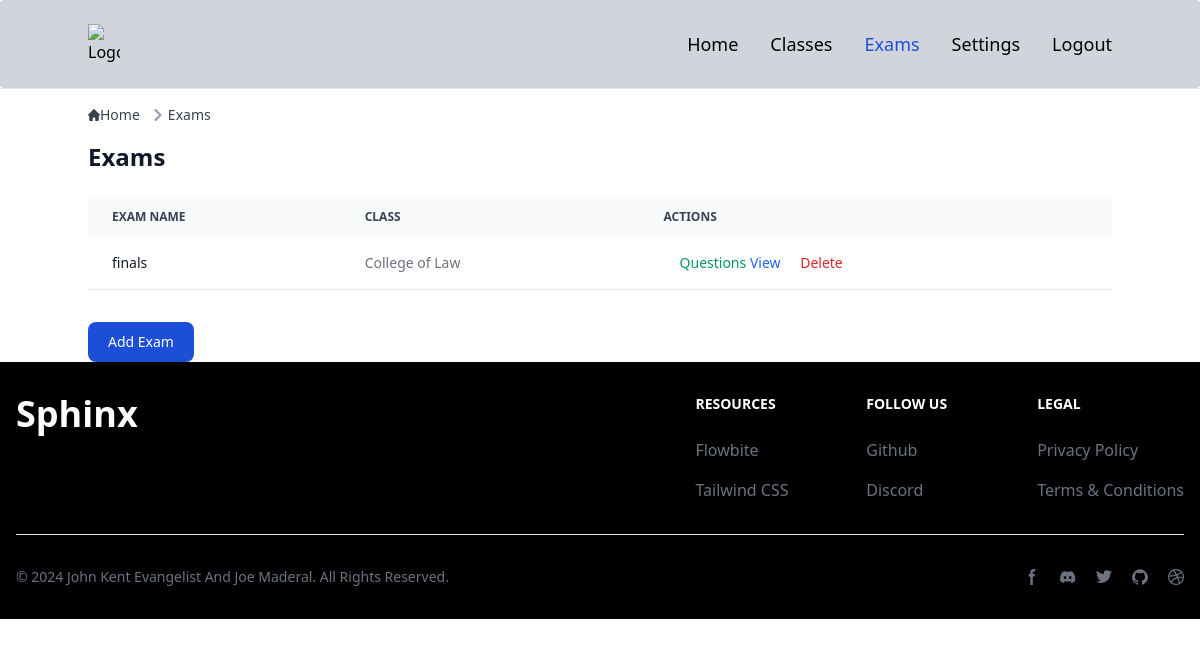
Page /exams/ (signed in) on the earlier database version.
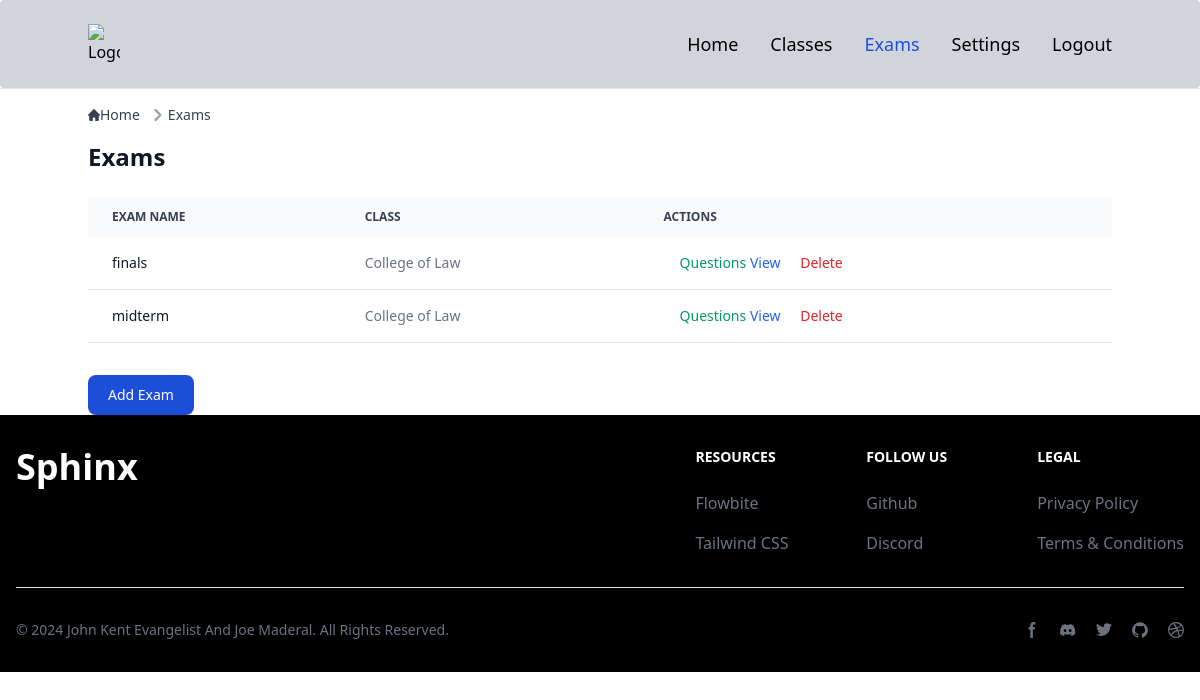
Same page on the later database version.
### smartscoreapp/models.py (models this page shows, shortened)
class Exam(models.Model):
    name = models.CharField(max_length=100)
    class_assigned = models.ForeignKey(Class, related_name='exams', on_delete=models.CASCADE)
    date = models.DateField()
    exam_id = models.CharField(max_length=50, unique=True)  # Unique identifier for each exam set

class Class(models.Model):
    name = models.CharField(max_length=100)
    description = models.TextField(blank=True)
    user = models.ForeignKey(settings.AUTH_USER_MODEL, on_delete=models.CASCADE)

### smartscoreapp/views.py (the view)
# urls.py: path('exams/', exams_view, name='exams'),
@login_required
def exams_view(request):
    user_instance = request.user
    if request.method == 'POST':
        form = ExamForm(request.POST, user=user_instance)
        if form.is_valid():
            new_exam = form.save(commit=False)
            new_exam.save()
            messages.success(request, 'Exam added successfully.')
            return redirect('exams')
        else:
            messages.error(request, 'Failed to add exam. Please check the form for errors.')
    else:
        form = ExamForm(user=user_instance)
    classes = Class.objects.filter(user=user_instance)
    exams = Exam.objects.filter(class_assigned__user=user_instance)
    context = {
        'exams': exams,
        'classes': classes,
        'form': form,
    }
    return render(request, 'exams.html', context)

### templates/exams.html (shortened to what this page needs)
{% extends "base.html" %}
{% block content %}
<nav class="flex mb-4" aria-label="Breadcrumb">
  <ol class="inline-flex items-center space-x-1 md:space-x-2 rtl:space-x-reverse">
    <li class="inline-flex items-center">
      <a href="{% url 'index' %}" class="inline-flex items-center text-sm font-medium text-gray-700 hover:text-blue-600 dark:text-gray-400 dark:hover:text-white">
        Home
      </a>
    </li>
    <li class="flex items-center">
      <svg class="rtl:rotate-180 w-3 h-3 text-gray-400 mx-1" aria-hidden="true" xmlns="http://www.w3.org/2000/svg" fill="none" viewBox="0 0 6 10">
        <path stroke="currentColor" stroke-linecap="round" stroke-linejoin="round" stroke-width="2" d="m1 9 4-4-4-4"/>
      </svg>
      <a href="{% url 'exams' %}" class="text-sm font-medium text-gray-700 hover:text-blue-600 dark:text-gray-400 dark:hover:text-white">Exams</a>
    </li>
  </ol>
</nav>
<h1 class="text-2xl font-semibold text-gray-900 dark:text-white mb-6">Exams</h1>
<div class="relative overflow-x-auto mb-6">
  <table class="w-full text-sm text-left rtl:text-right text-gray-500 dark:text-gray-400">
    <thead class="text-xs text-gray-700 uppercase bg-gray-50 dark:bg-gray-700 dark:text-gray-400">
      <tr>
        <th scope="col" class="px-6 py-3">Exam Name</th>
        <th scope="col" class="px-6 py-3">Class</th>
        <th scope="col" class="px-6 py-3">Actions</th>
      </tr>
    </thead>
    <tbody>
      {% for exam in exams %}
        <tr class="bg-white border-b dark:bg-gray-800 dark:border-gray-700">
          <td class="px-6 py-4 font-medium text-gray-900 dark:text-white">{{ exam.name }}</td>
          <td class="px-6 py-4">{{ exam.class_assigned.name }}</td>
          <td class="px-6 py-4">
            <button data-modal-target="add-student-modal-{{ exam.id }}" data-modal-toggle="add-student-modal-{{ exam.id }}" class="text-green-600 hover:underline ml-4">Questions</button>
            <a href="{% url 'exam_detail' exam.id %}" class="text-blue-600 hover:underline">View</a>
            <a href="{% url 'delete_exam' exam.id %}" class="text-red-600 hover:underline ml-4" onclick="return confirm('Are you sure you want to delete this exam?');">Delete</a>
          </td>
        </tr>
      {% empty %}
        <tr class="bg-white border-b dark:bg-gray-800 dark:border-gray-700">
          <td colspan="3" class="px-6 py-4 text-center text-gray-500 dark:text-gray-400">No exams available.</td>
        </tr>
      {% endfor %}
    </tbody>
  </table>
</div>
<div class="add-exam-section mt-8">
  <button data-modal-target="add-exam-modal" data-modal-toggle="add-exam-modal" class="block text-white bg-blue-700 hover:bg-blue-800 focus:ring-4 focus:outline-none focus:ring-blue-300 font-medium rounded-lg text-sm px-5 py-2.5 text-center dark:bg-blue-600 dark:hover:bg-blue-700 dark:focus:ring-blue-800" type="button">
    Add Exam
  </button>
</div>
{% endblock %}

Differences in the rows shown:
added Exam: name "midterm", class_assigned.name "College of Law"
